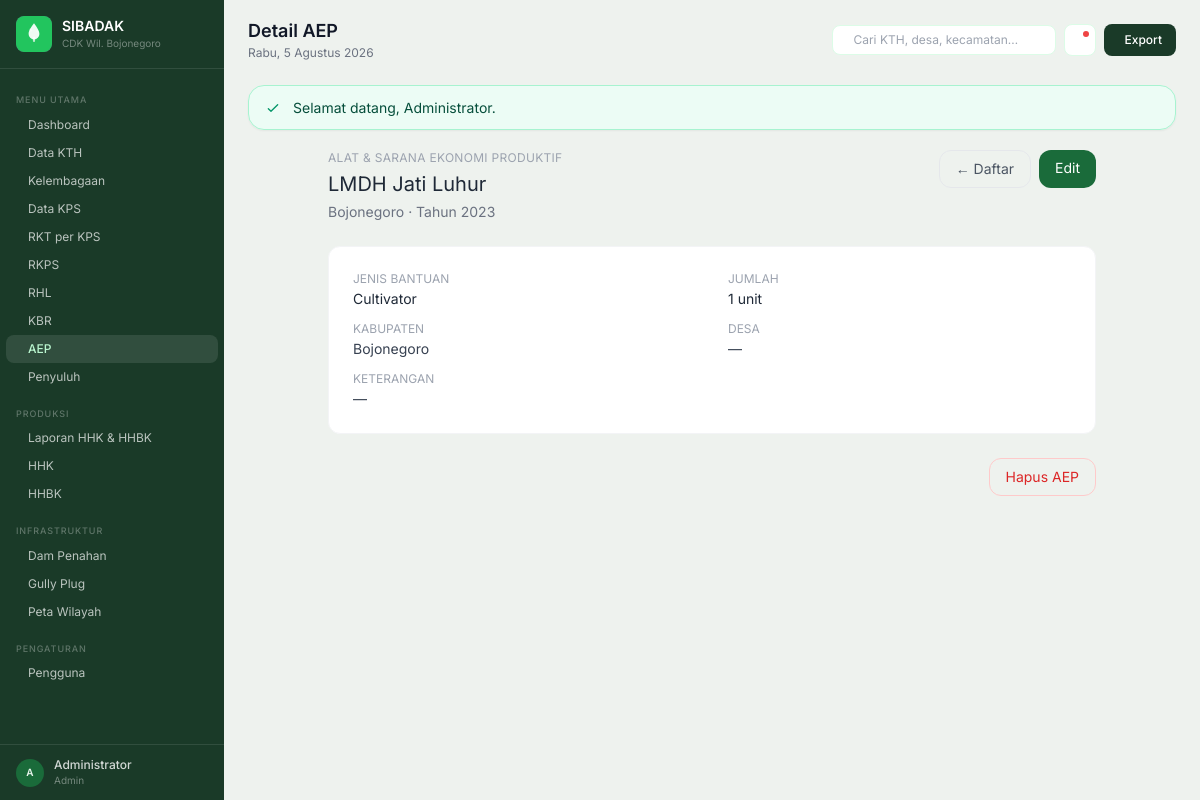
Screenshot of /aep/2 (signed in) with the database file from the repository.
### tables this page shows
CREATE TABLE aep (
    id           INT UNSIGNED AUTO_INCREMENT PRIMARY KEY,
    kth_id       MEDIUMINT UNSIGNED DEFAULT NULL,
    nama_kth     VARCHAR(200) DEFAULT NULL,
    desa_id      MEDIUMINT UNSIGNED DEFAULT NULL,
    kabupaten_id TINYINT UNSIGNED NOT NULL,
    jenis_bantuan VARCHAR(150) NOT NULL COMMENT 'Cultivator, Pencacah Rumput, dll',
    jumlah       SMALLINT UNSIGNED DEFAULT 1,
    tahun        YEAR NOT NULL,
    keterangan   TEXT DEFAULT NULL,
    created_at   TIMESTAMP DEFAULT CURRENT_TIMESTAMP,
    updated_at   TIMESTAMP DEFAULT CURRENT_TIMESTAMP ON UPDATE CURRENT_TIMESTAMP,
    CONSTRAINT fk_aep_kth       FOREIGN KEY (kth_id)       REFERENCES kth(id),
    CONSTRAINT fk_aep_kabupaten FOREIGN KEY (kabupaten_id) REFERENCES kabupaten(id)
) COMMENT='Bantuan Alat Ekonomi Produktif (sheet AEP)';

CREATE TABLE kabupaten (
    id          TINYINT UNSIGNED AUTO_INCREMENT PRIMARY KEY,
    kode        VARCHAR(10)  NOT NULL UNIQUE COMMENT 'Kode singkat: BJN, TBN, LMG, GRK',
    nama        VARCHAR(100) NOT NULL,
    created_at  TIMESTAMP DEFAULT CURRENT_TIMESTAMP,
    updated_at  TIMESTAMP DEFAULT CURRENT_TIMESTAMP ON UPDATE CURRENT_TIMESTAMP
) COMMENT='Master kabupaten wilayah CDK Bojonegoro';

### controllers/AepController.php (called while the page is built, shortened)
<?php
class AepController
{
    private function pdo(): \PDO
    {
        return Database::connect();
    }
    private function model(): Aep
    {
        return new Aep($this->pdo());
    }
    public function show(int $id): void
    {
        $row = $this->model()->findWithRelations($id);
        require view_path('aep/show.php');
        require view_path('layouts/main.php');
    }
}

### index.php (called while the page is built, shortened)
<?php
require_once __DIR__ . '/config/database.php';
function match_route(string $method, string $path): ?array
{
    if ($method === 'GET' && preg_match('#^/kth/(\d+)$#', $path, $m)) {
        return [KthController::class, 'show', [(int) $m[1]]];
    }
    if ($method === 'GET' && preg_match('#^/kth/(\d+)/edit$#', $path, $m)) {
        return [KthController::class, 'edit', [(int) $m[1]]];
    }
    if ($method === 'POST' && preg_match('#^/kth/(\d+)/update$#', $path, $m)) {
        return [KthController::class, 'update', [(int) $m[1]]];
    }
    if ($method === 'POST' && preg_match('#^/kth/(\d+)/delete$#', $path, $m)) {
        return [KthController::class, 'delete', [(int) $m[1]]];
    }
    if ($method === 'GET' && preg_match('#^/kelembagaan/(\d+)$#', $path, $m)) {
        return [KelembagaanController::class, 'show', [(int) $m[1]]];
    }
    if ($method === 'GET' && preg_match('#^/kelembagaan/(\d+)/edit$#', $path, $m)) {
        return [KelembagaanController::class, 'edit', [(int) $m[1]]];
    }
    if ($method === 'POST' && preg_match('#^/kelembagaan/(\d+)/update$#', $path, $m)) {
        return [KelembagaanController::class, 'update', [(int) $m[1]]];
    }
    if ($method === 'POST' && preg_match('#^/kelembagaan/(\d+)/delete$#', $path, $m)) {
        return [KelembagaanController::class, 'delete', [(int) $m[1]]];
    }
    if ($method === 'GET' && preg_match('#^/kps/(\d+)$#', $path, $m)) {
        return [KpsController::class, 'show', [(int) $m[1]]];
    }
    if ($method === 'GET' && preg_match('#^/kps/(\d+)/anggota$#', $path, $m)) {
        return [KpsAnggotaController::class, 'index', [(int) $m[1]]];
    }
    if ($method === 'GET' && preg_match('#^/kps/(\d+)/anggota/create$#', $path, $m)) {
        return [KpsAnggotaController::class, 'create', [(int) $m[1]]];
    }
    if ($method === 'GET' && preg_match('#^/kps/(\d+)/anggota/import$#', $path, $m)) {
        return [KpsAnggotaController::class, 'importForm', [(int) $m[1]]];
    }
    if ($method === 'POST' && preg_match('#^/kps/(\d+)/anggota/import/preview$#', $path, $m)) {
        return [KpsAnggotaController::class, 'importPreview', [(int) $m[1]]];
    }
    if ($method === 'POST' && preg_match('#^/kps/(\d+)/anggota/import/process$#', $path, $m)) {
        return [KpsAnggotaController::class, 'importProcess', [(int) $m[1]]];
    }
    if ($method === 'POST' && preg_match('#^/kps/(\d+)/anggota/store$#', $path, $m)) {
        return [KpsAnggotaController::class, 'store', [(int) $m[1]]];
    }
    if ($method === 'GET' && preg_match('#^/kps/(\d+)/anggota/(\d+)/edit$#', $path, $m)) {
        return [KpsAnggotaController::class, 'edit', [(int) $m[1], (int) $m[2]]];
    }
    if ($method === 'POST' && preg_match('#^/kps/(\d+)/anggota/(\d+)/update$#', $path, $m)) {
        return [KpsAnggotaController::class, 'update', [(int) $m[1], (int) $m[2]]];
    }
    if ($method === 'POST' && preg_match('#^/kps/(\d+)/anggota/(\d+)/delete$#', $path, $m)) {
        return [KpsAnggotaController::class, 'delete', [(int) $m[1], (int) $m[2]]];
    }
    if ($method === 'GET' && preg_match('#^/kps/(\d+)/edit$#', $path, $m)) {
        return [KpsController::class, 'edit', [(int) $m[1]]];
    }
    if ($method === 'POST' && preg_match('#^/kps/(\d+)/update$#', $path, $m)) {
        return [KpsController::class, 'update', [(int) $m[1]]];
    }
    if ($method === 'POST' && preg_match('#^/kps/(\d+)/delete$#', $path, $m)) {
        return [KpsController::class, 'delete', [(int) $m[1]]];
    }
    if ($method === 'GET' && preg_match('#^/rkt/(\d+)$#', $path, $m)) {
        return [RktController::class, 'show', [(int) $m[1]]];
    }
    if ($method === 'GET' && preg_match('#^/rkt/(\d+)/edit$#', $path, $m)) {
        return [RktController::class, 'edit', [(int) $m[1]]];
    }
    if ($method === 'POST' && preg_match('#^/rkt/(\d+)/update$#', $path, $m)) {
        return [RktController::class, 'update', [(int) $m[1]]];
    }
    if ($method === 'POST' && preg_match('#^/rkt/(\d+)/delete$#', $path, $m)) {
        return [RktController::class, 'delete', [(int) $m[1]]];
    }
    if ($method === 'GET' && preg_match('#^/rhl/(\d+)$#', $path, $m)) {
        return [RhlController::class, 'show', [(int) $m[1]]];
    }
    if ($method === 'GET' && preg_match('#^/rhl/(\d+)/edit$#', $path, $m)) {
        return [RhlController::class, 'edit', [(int) $m[1]]];
    }
    if ($method === 'POST' && preg_match('#^/rhl/(\d+)/update$#', $path, $m)) {
        return [RhlController::class, 'update', [(int) $m[1]]];
    }
    if ($method === 'POST' && preg_match('#^/rhl/(\d+)/delete$#', $path, $m)) {
        return [RhlController::class, 'delete', [(int) $m[1]]];
    }
    if ($method === 'POST' && preg_match('#^/rhl/(\d+)/bibit/store$#', $path, $m)) {
        return [RhlController::class, 'storeBibit', [(int) $m[1]]];
    }
    if ($method === 'POST' && preg_match('#^/rhl/bibit/(\d+)/delete$#', $path, $m)) {
        return [RhlController::class, 'deleteBibit', [(int) $m[1]]];
    }
    if ($method === 'GET' && preg_match('#^/kbr/(\d+)$#', $path, $m)) {
        return [KbrController::class, 'show', [(int) $m[1]]];
    }
    if ($method === 'GET' && preg_match('#^/kbr/(\d+)/edit$#', $path, $m)) {
        return [KbrController::class, 'edit', [(int) $m[1]]];
    }
    if ($method === 'POST' && preg_match('#^/kbr/(\d+)/update$#', $path, $m)) {
        return [KbrController::class, 'update', [(int) $m[1]]];
    }
    if ($method === 'POST' && preg_match('#^/kbr/(\d+)/delete$#', $path, $m)) {
        return [KbrController::class, 'delete', [(int) $m[1]]];
    }
    if ($method === 'POST' && preg_match('#^/kbr/(\d+)/tanaman/store$#', $path, $m)) {
        return [KbrController::class, 'storeTanaman', [(int) $m[1]]];
    }
    if ($method === 'POST' && preg_match('#^/kbr/tanaman/(\d+)/delete$#', $path, $m)) {
        return [KbrController::class, 'deleteTanaman', [(int) $m[1]]];
    }
    if ($method === 'GET' && preg_match('#^/aep/(\d+)$#', $path, $m)) {
        return [AepController::class, 'show', [(int) $m[1]]];
    }
    return null;
}
$method = $_SERVER['REQUEST_METHOD'] ?? 'GET';
$path = request_path();
$handler = match_route($method, $path);
[$class, $action, $args] = $handler;
$controller = new $class();
$controller->$action(...$args);

### config/database.php (called while the page is built, shortened)
<?php
class Database
{
    private static ?\PDO $instance = null;
    public static function connect(): \PDO
    {
        if (self::$instance === null) {
            $host = $_ENV['DB_HOST'] ?? 'localhost';
            $port = $_ENV['DB_PORT'] ?? '3306';
            $name = $_ENV['DB_NAME'] ?? 'db_kth_cdk_bjn';
            $user = $_ENV['DB_USER'] ?? 'root';
            $pass = $_ENV['DB_PASS'] ?? '';
            $dsn = sprintf(
                'mysql:host=%s;port=%s;dbname=%s;charset=utf8mb4',
                $host,
                $port,
                $name
            );
            self::$instance = new \PDO($dsn, $user, $pass, [
                \PDO::ATTR_ERRMODE => \PDO::ERRMODE_EXCEPTION,
                \PDO::ATTR_DEFAULT_FETCH_MODE => \PDO::FETCH_ASSOC,
                \PDO::ATTR_EMULATE_PREPARES => false,
            ]);
        }
        return self::$instance;
    }
}

### models/BaseModel.php (called while the page is built, shortened)
<?php
abstract class BaseModel
{
    public function __construct(\PDO $pdo)
    {
        $this->pdo = $pdo;
    }
}

### models/Aep.php (called while the page is built, shortened)
<?php
class Aep extends BaseModel
{
    public function findWithRelations(int $id): array|false
    {
        $sql = 'SELECT aep.*, kb.nama AS kabupaten_nama, ds.nama AS desa_nama
            FROM aep
            INNER JOIN kabupaten kb ON aep.kabupaten_id = kb.id
            LEFT JOIN desa ds ON aep.desa_id = ds.id
            WHERE aep.id = ?
            LIMIT 1';
        $stmt = $this->pdo->prepare($sql);
        $stmt->execute([$id]);
        $row = $stmt->fetch(\PDO::FETCH_ASSOC);
        return $row === false ? false : $row;
    }
}

### helpers/functions.php (called while the page is built, shortened)
<?php
function format_id(int|float $n, int $decimals = 0): string
{
    return number_format((float) $n, $decimals, ',', '.');
}
function user_role(): string
{
    return (string) ($_SESSION['role'] ?? '');
}

### views/aep/show.php (the view, shortened to what this page needs)
<?php
$canMut = in_array(user_role(), ['admin', 'operator'], true);
?>
<div class="max-w-3xl mx-auto space-y-6 fade-up">
    <div class="flex flex-wrap items-start justify-between gap-4">
        <div>
            <p class="text-xs text-gray-400 uppercase tracking-wide font-display font-600">Alat &amp; Sarana Ekonomi Produktif</p>
            <h2 class="font-display font-700 text-gray-800 text-xl mt-1"><?= htmlspecialchars((string) $row['nama_kth'], ENT_QUOTES, 'UTF-8') ?></h2>
            <p class="text-sm text-gray-500 mt-1"><?= htmlspecialchars((string) $row['kabupaten_nama'], ENT_QUOTES, 'UTF-8') ?> · Tahun <?= (int) $row['tahun'] ?></p>
        </div>
        <div class="flex gap-2">
            <a href="<?= htmlspecialchars(APP_URL . '/aep', ENT_QUOTES, 'UTF-8') ?>" class="px-4 py-2 text-sm rounded-xl border border-gray-200 text-gray-600 hover:bg-gray-50">← Daftar</a>
            <?php if ($canMut): ?>
            <a href="<?= htmlspecialchars(APP_URL . '/aep/' . (int) $row['id'] . '/edit', ENT_QUOTES, 'UTF-8') ?>" class="px-4 py-2 text-sm rounded-xl bg-forest-600 text-white hover:bg-forest-700">Edit</a>
            <?php endif; ?>
        </div>
    </div>
    <div class="stat-card p-6">
        <dl class="grid grid-cols-1 sm:grid-cols-2 gap-x-8 gap-y-3 text-sm">
            <div><dt class="text-gray-400 text-xs font-600 uppercase">Jenis Bantuan</dt><dd class="text-gray-800 mt-0.5 font-500"><?= htmlspecialchars((string) $row['jenis_bantuan'], ENT_QUOTES, 'UTF-8') ?></dd></div>
            <div><dt class="text-gray-400 text-xs font-600 uppercase">Jumlah</dt><dd class="text-gray-800 mt-0.5"><?= format_id((int) $row['jumlah']) ?> unit</dd></div>
            <div><dt class="text-gray-400 text-xs font-600 uppercase">Kabupaten</dt><dd class="text-gray-700 mt-0.5"><?= htmlspecialchars((string) $row['kabupaten_nama'], ENT_QUOTES, 'UTF-8') ?></dd></div>
            <div><dt class="text-gray-400 text-xs font-600 uppercase">Desa</dt><dd class="text-gray-700 mt-0.5"><?= $row['desa_nama'] !== null && $row['desa_nama'] !== '' ? htmlspecialchars((string) $row['desa_nama'], ENT_QUOTES, 'UTF-8') : '—' ?></dd></div>
            <div class="sm:col-span-2"><dt class="text-gray-400 text-xs font-600 uppercase">Keterangan</dt><dd class="text-gray-700 mt-0.5"><?= $row['keterangan'] !== null && $row['keterangan'] !== '' ? nl2br(htmlspecialchars((string) $row['keterangan'], ENT_QUOTES, 'UTF-8')) : '—' ?></dd></div>
        </dl>
    </div>
    <?php if ($canMut): ?>
    <div class="flex justify-end">
        <form method="post" action="<?= htmlspecialchars(APP_URL . '/aep/' . (int) $row['id'] . '/delete', ENT_QUOTES, 'UTF-8') ?>" onsubmit="return confirm('Hapus data AEP ini?');">
            <button type="submit" class="text-sm text-red-600 hover:text-red-700 font-600 px-4 py-2 rounded-xl border border-red-200 hover:bg-red-50 transition">Hapus AEP</button>
        </form>
    </div>
    <?php endif; ?>
</div>

### assets/css/tokens.css (style rules this page uses)
:root { --color-primary: #1A6B3A; --color-primary-hover: #155730; --color-primary-light: #3AA870; --color-primary-surface: #E8F5EC; --color-bg-page: #EEF2EE; --color-bg-surface: #FFFFFF; --color-bg-sidebar: #1A3A28; --color-bg-sidebar-active: #2D5A3D; --color-bg-subtle: #F5F7F5; --color-text-primary: #1A2E22; --color-text-secondary: #4A6357; --color-text-muted: #8AA396; --color-text-inverse: #FFFFFF; --color-border: rgba(26, 107, 58, 0.12); --color-border-strong: rgba(26, 107, 58, 0.25); --shadow-card: 0 1px 3px rgba(26, 46, 34, 0.04), 0 1px 2px rgba(26, 46, 34, 0.06); --shadow-card-hover: 0 4px 12px rgba(26, 46, 34, 0.08), 0 2px 4px rgba(26, 46, 34, 0.04); --color-success: #3AA870; --color-warning: #E07B3A; --color-danger: #E24B4A; --color-info: #4A90D9; --chart-utama: #1A6B3A; --chart-madya: #E07B3A; --chart-pemula: #4A90D9; --chart-hkm: #7B5EA7; --chart-hd: #E07B3A; --chart-kulin: #1A6B3A; --chart-iphps: #17A77E; --chart-5: #E24B4A; --chart-6: #F0C040; --chart-7: #5BC0DE; }
body { background-color: var(--color-bg-page) !important; }

### views/partials/app-styles.php (style rules this page uses)
.fade-up { animation: fadeUp 0.35s ease forwards; }
.stat-card { background: white; border-radius: 0.75rem; border: 1px solid #f3f4f6; }

### rows the page displays
aep: nama_kth "LMDH Jati Luhur", kabupaten.nama "Bojonegoro", tahun "2023", jenis_bantuan "Cultivator", jumlah "1"

### other values shown
APP_NAME "SIBADAK"
$initial "A"
$u "Administrator"
$role "Admin"
$pageTitle "Detail AEP"
format_tanggal_hari_ini() "Rabu, 5 Agustus 2026"
$flash['msg'] "Selamat datang, Administrator."
